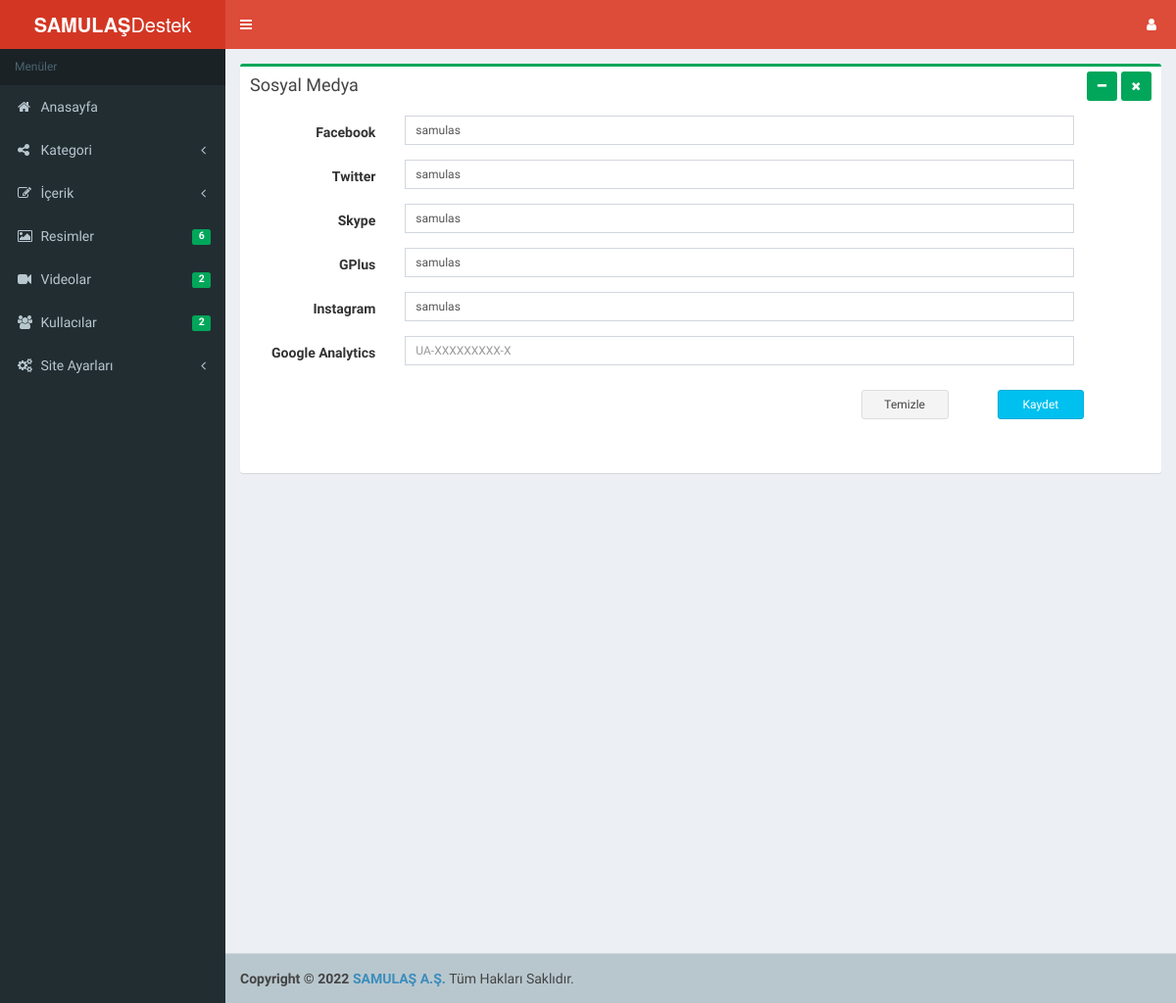
The page /xtbadmin2/xtbadmin/Sayfalar/AyarSosyalMedya.php (signed in) on the database its author committed.
### tables this page shows
CREATE TABLE IF NOT EXISTS `firmabilgileri` (
  `SiteUrl` varchar(150) DEFAULT NULL,
  `Title` varchar(200) DEFAULT NULL,
  `Footer` varchar(500) DEFAULT NULL,
  `Footer1` varchar(100) DEFAULT NULL,
  `Description` varchar(250) DEFAULT NULL,
  `Keywords` varchar(250) DEFAULT NULL,
  `Author` varchar(100) DEFAULT NULL,
  `Hakkinda` longtext,
  `Tel` varchar(50) DEFAULT NULL,
  `Mail` varchar(50) DEFAULT NULL,
  `Adres` varchar(500) DEFAULT NULL,
  `Facebook` varchar(50) DEFAULT NULL,
  `Twitter` varchar(50) DEFAULT NULL,
  `Skype` varchar(50) DEFAULT NULL,
  `GPlus` varchar(50) DEFAULT NULL,
  `Instagram` varchar(50) DEFAULT NULL,
  `GoogleAnalytics` varchar(500) DEFAULT NULL,
  `reCAPTCHA` varchar(200) DEFAULT NULL,
  `UstLogo` varchar(150) DEFAULT NULL,
  `AltLogo` varchar(150) DEFAULT NULL,
  `SmtpHost` varchar(100) DEFAULT NULL,
  `SmtpUser` varchar(50) DEFAULT NULL,
  `SmtpPassword` varchar(50) DEFAULT NULL,
  `SmtpPort` varchar(50) DEFAULT NULL,
  `Tema` int(11) DEFAULT NULL,
  `IsActive` int(11) DEFAULT NULL
);

### xtbadmin2/system/ayar.php (called while the page is built, shortened)
<?php
try {
    $db = new PDO('mysql:host=localhost;dbname=samulasdestek;charset=utf8', 'root', 'root');
    $db->setAttribute(PDO::ATTR_ERRMODE, PDO::ERRMODE_WARNING);
    $db->setAttribute(PDO::ATTR_ORACLE_NULLS, PDO::NULL_TO_STRING);
    $db->setAttribute(PDO::ATTR_ERRMODE, PDO::ERRMODE_EXCEPTION);
    $Query = $db->prepare("Select * From firmabilgileri limit 1");
    $Query->execute();
    $Row = $Query->fetch(PDO::FETCH_ASSOC);
        $Facebook 			= $Row["Facebook"];
        $Twitter 			= $Row["Twitter"];
        $Skype 				= $Row["Skype"];
        $GPlus 				= $Row["GPlus"];
        $Instagram			= $Row["Instagram"];
        $GoogleAnalytics 	= $Row["GoogleAnalytics"];
} catch (PDOException $e) {
    echo 'Hata: ' . $e->getMessage();
}
?>

### xtbadmin2/xtbadmin/Sayfalar/AyarSosyalMedya.php (the view, shortened to what this page needs)
<?php
if(OturumAktif()==true)
{
    require_once '../../system/ayar.php';
    require_once 'SayfaUst.php';
    require_once 'SolMenu.php';
    ?>
  <div class="content-wrapper">
    <section class="content">
      <div class="row">
        <div class="col-md-12">
          <div class="box box-success">
            <div class="box-header">
              <h3 class="box-title">Sosyal Medya
              </h3>
              <div class="pull-right box-tools">
                <button type="button" class="btn bg-green btn-sm" data-widget="collapse" data-toggle="tooltip" title="Gizle">
                  <i class="fa fa-minus"></i></button>
                <button type="button" class="btn bg-green btn-sm" data-widget="remove" data-toggle="tooltip" title="Kaldır">
                  <i class="fa fa-times"></i></button>
              </div>
            </div>
            <div class="box-body pad">
                <form action="#" method="post" id="Form1" class="form-horizontal">
                    <div class="row">
                        <div class="col-xs-12">
                            <div class="form-group">
                                <label class="col-sm-2 control-label">Facebook</label>
                                <div class="col-sm-9">
                                    <input type="text" name="Facebook"
                                           class="form-control input-sm "
                                           value="<?= $Facebook ?>"
                                           placeholder="#">
                                </div>
                            </div>
                            <div class="form-group" >
                                <label class="col-sm-2 control-label">Twitter</label>
                                <div class="col-sm-9">
                                    <input id="Twitter" type="text"
                                           name="Twitter"
                                           class="form-control input-sm "
                                           value="<?= $Twitter ?>"
                                           placeholder="#">
                                </div>
                            </div>
                            <div class="form-group" >
                                <label class="col-sm-2 control-label">Skype</label>
                                <div class="col-sm-9">
                                    <input id="Skype" type="text"
                                           name="Skype"
                                           class="form-control input-sm "
                                           value="<?= $Skype ?>"
                                           placeholder="#">
                                </div>
                            </div>
                            <div class="form-group" >
                                <label class="col-sm-2 control-label">GPlus</label>
                                <div class="col-sm-9">
                                    <input id="GPlus" type="text"
                                           name="GPlus"
                                           class="form-control input-sm "
                                           value="<?= $GPlus ?>"
                                           placeholder="https://plus.google.com/u/1/117110437704859894125">
                                </div>
                            </div>
                            <div class="form-group" >
                                <label class="col-sm-2 control-label">Instagram</label>
                                <div class="col-sm-9">
                                    <input id="Instagram" type="text"
                                           name="Instagram"
                                           class="form-control input-sm "
                                           value="<?= $Instagram ?>"
                                           placeholder="#">
                                </div>
                            </div>
                            <div class="form-group" >
                                <label class="col-sm-2 control-label">Google Analytics</label>
                                <div class="col-sm-9">
                                    <input id="GoogleAnalytics" type="text"
                                           name="GoogleAnalytics"
                                           class="form-control input-sm "
                                           value="<?= $GoogleAnalytics ?>"
                                           placeholder="UA-XXXXXXXXX-X">
                                </div>
                            </div>
                        </div>
						<div class="col-md-6"></div>
						<div class="col-md-6">
							<div class="form-group ">
								<div class="col-sm-3 margin"></div>
										<div class="col-sm-3 margin">
											<button type="reset" class="btn btn-block btn-sm  btn-default">Temizle</button>
										</div>
										<div class="col-sm-3 margin">
											<span id="Kaydet" class="btn btn-block btn-sm btn-info">Kaydet</span><br />
										</div>
							</div>
						</div>
                    </div>
              </form>
            </div>
          </div>
        </div>
      </div>
    </section>
  </div>
<?php   require_once 'SayfaAlt.php';
		require_once 'SagMenu.php';
		require_once 'SayfaJs.php'; ?>
</body>
</html>
<?php } ?>

### rows shown on the page
firmabilgileri: Facebook "samulas", Twitter "samulas", Skype "samulas", GPlus "samulas", Instagram "samulas"

### other values the page prints
$ResimSonuc "6"
$VideoSonuc "2"
$KullSonuc "2"
